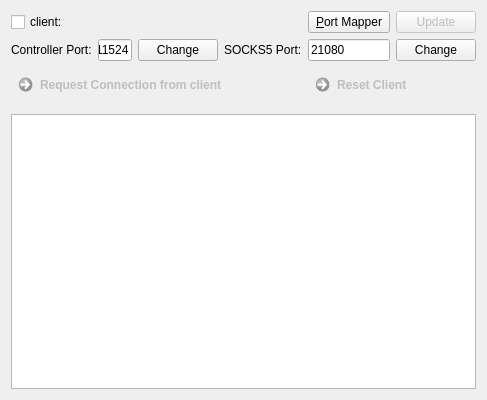
<?xml version="1.0" encoding="UTF-8"?>
<ui version="4.0">
 <class>controller</class>
 <widget class="QMainWindow" name="controller">
  <property name="geometry">
   <rect>
    <x>0</x>
    <y>0</y>
    <width>487</width>
    <height>400</height>
   </rect>
  </property>
  <property name="minimumSize">
   <size>
    <width>0</width>
    <height>41</height>
   </size>
  </property>
  <property name="windowTitle">
   <string>controller</string>
  </property>
  <widget class="QWidget" name="centralWidget">
   <layout class="QGridLayout" name="gridLayout">
    <item row="0" column="0" colspan="4">
     <widget class="QCheckBox" name="chkClient">
      <property name="text">
       <string>client:</string>
      </property>
     </widget>
    </item>
    <item row="1" column="0">
     <widget class="QLabel" name="label_2">
      <property name="text">
       <string>Controller Port:</string>
      </property>
     </widget>
    </item>
    <item row="1" column="1">
     <widget class="QLineEdit" name="txtControllerPort">
      <property name="text">
       <string>11524</string>
      </property>
     </widget>
    </item>
    <item row="1" column="3">
     <widget class="QLabel" name="label">
      <property name="text">
       <string>SOCKS5 Port:</string>
      </property>
     </widget>
    </item>
    <item row="1" column="4">
     <widget class="QLineEdit" name="txtSocksPort">
      <property name="text">
       <string>21080</string>
      </property>
     </widget>
    </item>
    <item row="1" column="5">
     <widget class="QPushButton" name="pushSocksPort">
      <property name="text">
       <string>Change</string>
      </property>
     </widget>
    </item>
    <item row="2" column="0" colspan="4">
     <widget class="QCommandLinkButton" name="commandLinkButton">
      <property name="enabled">
       <bool>false</bool>
      </property>
      <property name="minimumSize">
       <size>
        <width>0</width>
        <height>41</height>
       </size>
      </property>
      <property name="text">
       <string>Request Connection from client</string>
      </property>
     </widget>
    </item>
    <item row="3" column="0" colspan="6">
     <widget class="QListWidget" name="lstLog">
      <property name="autoFillBackground">
       <bool>false</bool>
      </property>
     </widget>
    </item>
    <item row="1" column="2">
     <widget class="QPushButton" name="pusControllerPort">
      <property name="text">
       <string>Change</string>
      </property>
     </widget>
    </item>
    <item row="2" column="4" colspan="2">
     <widget class="QCommandLinkButton" name="commandLinkButton_2">
      <property name="enabled">
       <bool>false</bool>
      </property>
      <property name="minimumSize">
       <size>
        <width>0</width>
        <height>41</height>
       </size>
      </property>
      <property name="text">
       <string>Reset Client</string>
      </property>
     </widget>
    </item>
    <item row="0" column="4">
     <widget class="QPushButton" name="cmdPortMapper">
      <property name="text">
       <string>&amp;Port Mapper</string>
      </property>
     </widget>
    </item>
    <item row="0" column="5">
     <widget class="QPushButton" name="cmdUpdate">
      <property name="enabled">
       <bool>false</bool>
      </property>
      <property name="text">
       <string>Update</string>
      </property>
     </widget>
    </item>
   </layout>
  </widget>
 </widget>
 <layoutdefault spacing="6" margin="11"/>
 <resources/>
 <connections/>
</ui>
